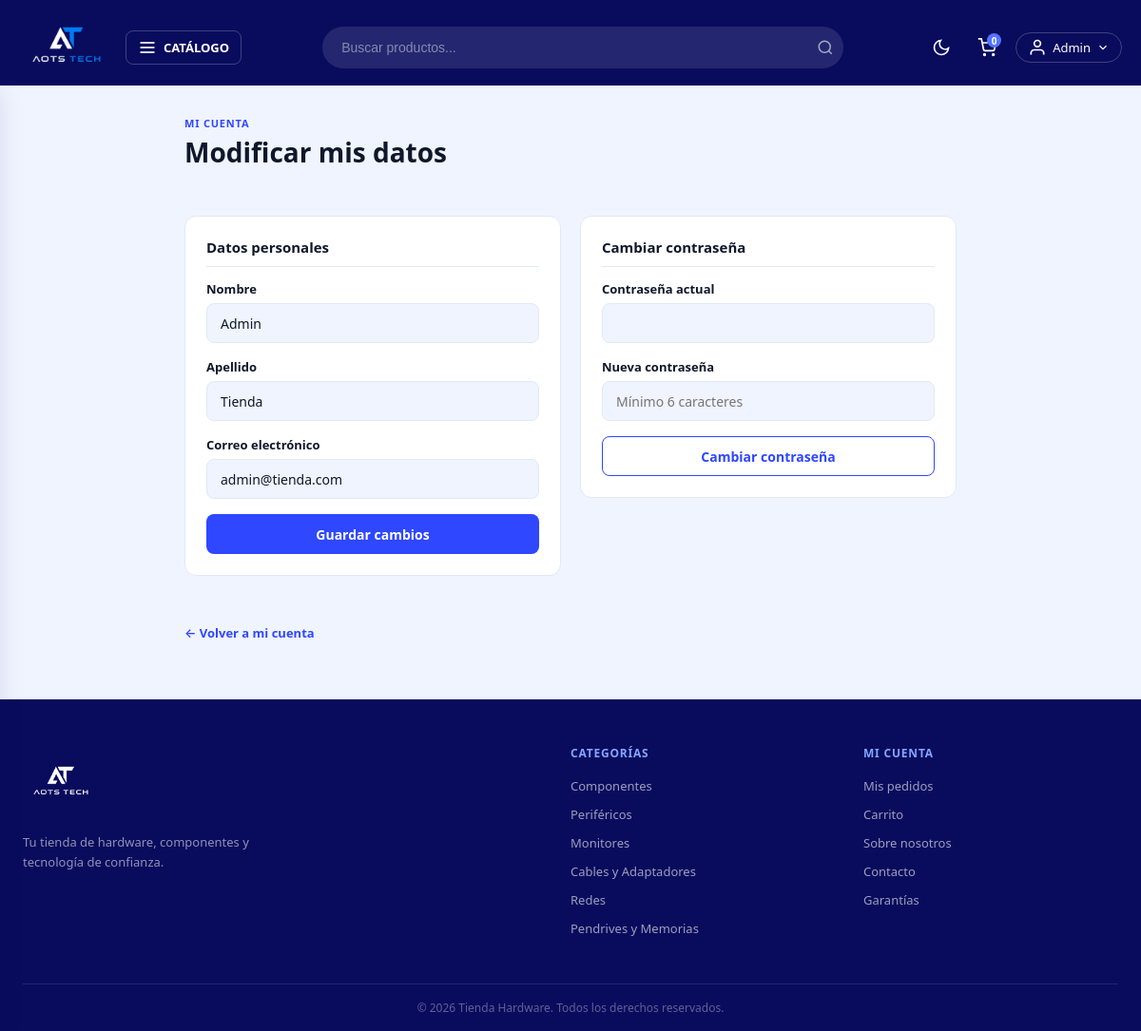
The page /cuenta/modificar (signed in) on the database its author committed.
### tables this page shows
CREATE TABLE usuarios (
    id          INT AUTO_INCREMENT PRIMARY KEY,
    nombre      VARCHAR(60)  NOT NULL,
    apellido    VARCHAR(60)  NOT NULL,
    email       VARCHAR(100) NOT NULL UNIQUE,
    password    VARCHAR(255) NOT NULL,
    token       VARCHAR(40)  DEFAULT '',
    confirmado  TINYINT(1)   NOT NULL DEFAULT 0,
    admin       TINYINT(1)   NOT NULL DEFAULT 0,
    creado_en   TIMESTAMP    DEFAULT CURRENT_TIMESTAMP
);

CREATE TABLE categorias (
    id          INT AUTO_INCREMENT PRIMARY KEY,
    nombre      VARCHAR(80)  NOT NULL,
    slug        VARCHAR(80)  NOT NULL UNIQUE,
    descripcion VARCHAR(255) DEFAULT ''
);

### controllers/UsuarioController.php (called while the page is built, shortened)
<?php
class UsuarioController {
    public static function modificar(Router $router) {
        $usuario = Usuario::find($_SESSION['id']);
        $router->render('usuario/modificar', [
            'titulo'  => 'Modificar mi cuenta',
            'usuario' => $usuario,
            'alertas' => Usuario::getAlertas()
        ]);
    }
}

### public/index.php (called while the page is built, shortened)
<?php
require_once __DIR__ . '/../includes/app.php';
$router = new Router();
$router->get('/',         [PaginasController::class, 'index']);
$router->get('/sobre',    [PaginasController::class, 'sobre']);
$router->get('/contacto', [PaginasController::class, 'contacto']);
$router->get('/garantia', [PaginasController::class, 'garantia']);
$router->post('/contacto',[PaginasController::class, 'contacto']);
$router->get('/404',      [PaginasController::class, 'error']);
$router->get('/producto', [PaginasController::class, 'producto']);
$router->get('/categoria-producto/categoria',    [PaginasController::class, 'categoria']);
$router->get('/categoria-producto/subcategoria', [PaginasController::class, 'subcategoria']);
$router->get('/buscar', [BuscadorController::class, 'buscar']);
$router->get('/login',        [AuthController::class, 'login']);
$router->post('/login',       [AuthController::class, 'login']);
$router->post('/logout',      [AuthController::class, 'logout']);
$router->get('/registro',     [AuthController::class, 'registro']);
$router->post('/registro',    [AuthController::class, 'registro']);
$router->get('/confirmar',    [AuthController::class, 'confirmar']);
$router->get('/olvide',       [AuthController::class, 'olvide']);
$router->post('/olvide',      [AuthController::class, 'olvide']);
$router->get('/restablecer',  [AuthController::class, 'restablecer']);
$router->post('/restablecer', [AuthController::class, 'restablecer']);
$router->get('/mensaje',      [AuthController::class, 'mensaje']);
$router->get('/carrito',             [CarritoController::class, 'index']);
$router->post('/carrito/agregar',    [CarritoController::class, 'agregar']);
$router->post('/carrito/actualizar', [CarritoController::class, 'actualizar']);
$router->post('/carrito/eliminar',   [CarritoController::class, 'eliminar']);
$router->post('/carrito/vaciar',     [CarritoController::class, 'vaciar']);
$router->get('/checkout',           [OrdenController::class, 'checkout']);
$router->post('/checkout',          [OrdenController::class, 'checkout']);
$router->get('/orden/confirmacion', [OrdenController::class, 'confirmacion']);
$router->get('/mis-pedidos',        [OrdenController::class, 'misPedidos']);
$router->get('/cuenta',            [UsuarioController::class, 'dashboard']);
$router->get('/cuenta/modificar',  [UsuarioController::class, 'modificar']);
$router->post('/cuenta/modificar', [UsuarioController::class, 'modificar']);
$router->get('/admin/dashboard', [AdminController::class, 'dashboard']);
$router->get('/admin/productos',           [AdminController::class, 'productos']);
$router->get('/admin/productos/crear',     [AdminController::class, 'crearProducto']);
$router->post('/admin/productos/crear',    [AdminController::class, 'crearProducto']);
$router->get('/admin/productos/editar',    [AdminController::class, 'editarProducto']);
$router->post('/admin/productos/editar',   [AdminController::class, 'editarProducto']);
$router->post('/admin/productos/eliminar', [AdminController::class, 'eliminarProducto']);
$router->get('/admin/categorias',           [AdminController::class, 'categorias']);
$router->post('/admin/categorias/crear',    [AdminController::class, 'crearCategoria']);
$router->get('/admin/categorias/editar',    [AdminController::class, 'editarCategoria']);
$router->post('/admin/categorias/editar',   [AdminController::class, 'editarCategoria']);
$router->post('/admin/categorias/eliminar', [AdminController::class, 'eliminarCategoria']);
$router->get('/admin/subcategorias',           [AdminController::class, 'subcategorias']);
$router->post('/admin/subcategorias/crear',    [AdminController::class, 'crearSubcategoria']);
$router->get('/admin/subcategorias/editar',    [AdminController::class, 'editarSubcategoria']);
$router->post('/admin/subcategorias/editar',   [AdminController::class, 'editarSubcategoria']);
$router->post('/admin/subcategorias/eliminar', [AdminController::class, 'eliminarSubcategoria']);
$router->get('/admin/ordenes',  [AdminController::class, 'ordenes']);
$router->get('/admin/usuarios', [AdminController::class, 'usuarios']);
$router->comprobarRutas();

### includes/app.php (called while the page is built, shortened)
<?php
require __DIR__ . '/funciones.php';
spl_autoload_register(function($class) {
    $base  = __DIR__ . '/..';
    $class = str_replace('\\', '/', $class);
    $rutas = [
        $base . '/' . strtolower(explode('/', $class)[0]) . 's/' . basename($class) . '.php',
        $base . '/models/'      . basename($class) . '.php',
        $base . '/controllers/' . basename($class) . '.php',
        $base . '/router/'      . basename($class) . '.php',
    ];
    foreach($rutas as $ruta) {
        if(file_exists($ruta)) {
            return;
        }
    }
});

### models/ActiveRecord.php (called while the page is built, shortened)
<?php
class ActiveRecord {
    protected static $db;
    protected static $tabla = '';
    public static function setDB($database) {
        self::$db = $database;
    }
    public static function consultarSQL($query) {
        $resultado = self::$db->query($query);
        $array = [];
        while($registro = $resultado->fetch_assoc()) {
            $array[] = static::crearObjeto($registro);
        }
        return $array;
    }
    protected static function crearObjeto($registro) {
        $objeto = new static;
        foreach($registro as $key => $value) {
            if(property_exists($objeto, $key)) {
                $objeto->$key = $value;
            }
        }
        return $objeto;
    }
    public static function all($orden = 'DESC') {
        $query = "SELECT * FROM " . static::$tabla . " ORDER BY id {$orden}";
        return self::consultarSQL($query);
    }
    public static function find($id) {
        $id = (int) $id;
        $query = "SELECT * FROM " . static::$tabla . " WHERE id = {$id}";
        $resultado = self::consultarSQL($query);
        return array_shift($resultado);
    }
}

### includes/funciones.php (called while the page is built, shortened)
<?php
function s($html) : string {
    return htmlspecialchars($html ?? '');
}
function is_auth() : bool {
    return isset($_SESSION['id']) && !empty($_SESSION['id']);
}

### views/usuario/modificar.php (the view, shortened to what this page needs)
<div class="contenedor contenedor--angosto">
    <header class="page-header">
        <p class="page-header__overline">Mi cuenta</p>
        <h1 class="page-header__titulo">Modificar mis datos</h1>
    </header>
    <div class="cuenta-grid seccion">
        <section class="panel">
            <h2 class="resumen__titulo">Datos personales</h2>
            <form method="POST" action="/cuenta/modificar" class="form-apilado">
                <div class="campo">
                    <label class="campo__label" for="nombre">Nombre</label>
                    <input class="campo__input" id="nombre" name="nombre" type="text"
                           value="<?= s($usuario->nombre) ?>" autocomplete="given-name" required>
                </div>
                <div class="campo">
                    <label class="campo__label" for="apellido">Apellido</label>
                    <input class="campo__input" id="apellido" name="apellido" type="text"
                           value="<?= s($usuario->apellido) ?>" autocomplete="family-name" required>
                </div>
                <div class="campo">
                    <label class="campo__label" for="email">Correo electrónico</label>
                    <input class="campo__input" id="email" name="email" type="email"
                           value="<?= s($usuario->email) ?>" autocomplete="email" required>
                </div>
                <button type="submit" class="boton boton--primario">Guardar cambios</button>
            </form>
        </section>
        <section class="panel">
            <h2 class="resumen__titulo">Cambiar contraseña</h2>
            <form method="POST" action="/cuenta/modificar" class="form-apilado">
                <div class="campo">
                    <label class="campo__label" for="password_actual">Contraseña actual</label>
                    <input class="campo__input" id="password_actual" name="password_actual"
                           type="password" autocomplete="current-password" required>
                </div>
                <div class="campo">
                    <label class="campo__label" for="password_nuevo">Nueva contraseña</label>
                    <input class="campo__input" id="password_nuevo" name="password_nuevo"
                           type="password" placeholder="Mínimo 6 caracteres" autocomplete="new-password" required>
                </div>
                <button type="submit" class="boton boton--secundario">Cambiar contraseña</button>
            </form>
        </section>
    </div>
    <p><a class="seccion__link" href="/cuenta">← Volver a mi cuenta</a></p>
</div>

### views/parciales/footer.php (shortened to what this page needs)
<?php if ($es_auth): ?>
<footer class="footer-auth">
    <div class="footer-auth__container">
        <a href="/" class="footer-auth__logo">
            <img src="/img/logo.png" alt="Tienda Hardware">
        </a>
        <p class="footer-auth__desc">
            Tu tienda de hardware, componentes y tecnología de confianza.
        </p>
        <div class="footer-auth__links">
            <a href="/sobre">Sobre nosotros</a>
            <a href="/contacto">Contacto</a>
            <a href="/garantia">Garantías</a>
        </div>
        <div class="footer-auth__copy">
            &copy; <?= date('Y') ?> Tienda Hardware. Todos los derechos reservados.
        </div>
    </div>
</footer>
<?php else: ?>
<footer class="footer">
    <div class="footer__container">
        <div class="footer__grid">
            <div class="footer__col">
                <a href="/" class="footer__logo">
                    <img src="/img/logo.png" alt="Tienda Hardware">
                </a>
                <p class="footer__desc">
                    Tu tienda de hardware, componentes y tecnología de confianza.
                </p>
            </div>
            <div class="footer__col">
                <h4 class="footer__titulo">Categorías</h4>
                <ul class="footer__lista">
                    <?php
                    foreach (array_slice($categorias_nav, 0, 6) as $cat):
                    ?>
                    <li>
                        <a href="/categoria-producto/categoria?categoria=<?= s($cat->slug) ?>">
                            <?= s($cat->nombre) ?>
                        </a>
                    </li>
                    <?php endforeach; ?>
                </ul>
            </div>
            <div class="footer__col">
                <h4 class="footer__titulo">Mi cuenta</h4>
                <ul class="footer__lista">
                    <?php if (is_auth()): ?>
                    <li><a href="/mis-pedidos">Mis pedidos</a></li>
                    <li><a href="/carrito">Carrito</a></li>
                    <?php else: ?>
                    <li><a href="/login">Iniciar sesión</a></li>
                    <li><a href="/registro">Crear cuenta</a></li>
                    <?php endif; ?>
                    <li><a href="/sobre">Sobre nosotros</a></li>
                    <li><a href="/contacto">Contacto</a></li>
                    <li><a href="/garantia">Garantías</a></li>
                </ul>
            </div>
        </div>
        <div class="footer__copy">
            <p>&copy; <?= date('Y') ?> Tienda Hardware. Todos los derechos reservados.</p>
        </div>
    </div>
</footer>
<?php endif; ?>

### public/css/estilo.css (style rules this page uses)
:root { --c50: #e8f0ff; --c100: #d4e2ff; --c200: #b2c9ff; --c300: #84a5ff; --c400: #5475ff; --c500: #2e47ff; --c600: #0a15ff; --c800: #050dce; --c900: #101aad; --c950: #090c5d; --nav-h: 90px; --bg: #f0f4ff; --bg-card: #ffffff; --bg-panel: #ffffff; --border: #e2e8f5; --text: #0f172a; --text-muted:#64748b; --shadow: 0 4px 24px rgba(9,12,93,.10); }
*, *::before, *::after { box-sizing: border-box; margin: 0; padding: 0; }
html { scroll-behavior: smooth; }
body { font-family: system-ui, -apple-system, sans-serif; background: var(--bg); color: var(--text); transition: background .3s, color .3s; min-height: 100vh; }
a { text-decoration: none; color: inherit; }
ul { list-style: none; }
img { display: block; max-width: 100%; }
button { cursor: pointer; font-family: inherit; }
.footer { background: var(--c950); color: rgba(255,255,255,.8); margin-top: 60px; padding: 48px 0 0; }
.footer__container { max-width: 1200px; margin: 0 auto; padding: 0 24px; }
.footer__grid { display: grid; grid-template-columns: 2fr 1fr 1fr; gap: 40px; padding-bottom: 40px; }
.footer__logo img { height: 80px; margin-bottom: 12px; filter: brightness(0) invert(1); }
.footer__desc { font-size: 13px; line-height: 1.6; color: rgba(255,255,255,.55); max-width: 260px; }
.footer__titulo { font-size: 12px; font-weight: 700; letter-spacing: .8px; text-transform: uppercase; color: var(--c300); margin-bottom: 14px; }
.footer__lista li { margin-bottom: 8px; }
.footer__lista a { font-size: 13px; color: rgba(255,255,255,.6); transition: color .15s; }
.footer__copy { border-top: 1px solid rgba(255,255,255,.1); padding: 16px 0; font-size: 12px; color: rgba(255,255,255,.35); text-align: center; }
:root { --danger: #e53e3e; --exito: #38a169; --aviso: #ed8936; }
.contenedor { max-width: 1200px; margin: 0 auto; padding: 0 24px; }
.seccion { margin: 48px auto; }
.seccion__link { font-size: 13px; font-weight: 600; color: var(--c500); transition: color .15s; flex-shrink: 0; }
.page-header { margin: 32px 0 20px; }
.page-header__overline { font-size: 11px; font-weight: 700; letter-spacing: .8px; text-transform: uppercase; color: var(--c500); margin-bottom: 4px; }
.page-header__titulo { font-size: 28px; font-weight: 700; color: var(--text); }
.boton { display: inline-flex; align-items: center; justify-content: center; gap: 8px; border: 1.5px solid transparent; border-radius: 8px; font-size: 14px; font-weight: 600; padding: 0 18px; height: 42px; transition: background .15s, border-color .15s, color .15s; text-decoration: none; cursor: pointer; }
.boton--primario { background: var(--c500); color: #fff; }
.boton--secundario { background: transparent; border-color: var(--c500); color: var(--c500); }
.campo { display: flex; flex-direction: column; gap: 6px; }
.campo__label { font-size: 13px; font-weight: 600; color: var(--text); }
.campo__input, .campo__textarea, .campo__select { width: 100%; border: 1.5px solid var(--border); border-radius: 8px; padding: 0 14px; font-size: 14px; font-family: inherit; color: var(--text); background: var(--bg); outline: none; transition: border-color .15s; }
.campo__input, .campo__select { height: 42px; }
.contenedor--angosto { max-width: 860px; }
.resumen__titulo { font-size: 15px; font-weight: 700; color: var(--text); padding-bottom: 10px; border-bottom: 1px solid var(--border); }
.form-apilado { display: flex; flex-direction: column; gap: 16px; }
.cuenta-grid { display: grid; grid-template-columns: 1fr 1fr; gap: 20px; align-items: start; }
.panel { background: var(--bg-card); border: 1px solid var(--border); border-radius: 12px; padding: 22px; display: flex; flex-direction: column; gap: 14px; }

### rows shown on the page
usuarios: nombre "Admin", apellido "Tienda", email "admin@tienda.com"
categorias: nombre "Componentes"
categorias: nombre "Periféricos"
categorias: nombre "Monitores"
categorias: nombre "Cables y Adaptadores"
categorias: nombre "Redes"
categorias: nombre "Pendrives y Memorias"

### other values the page prints
total_carrito() "0"
s($_SESSION['nombre']) "Admin"
